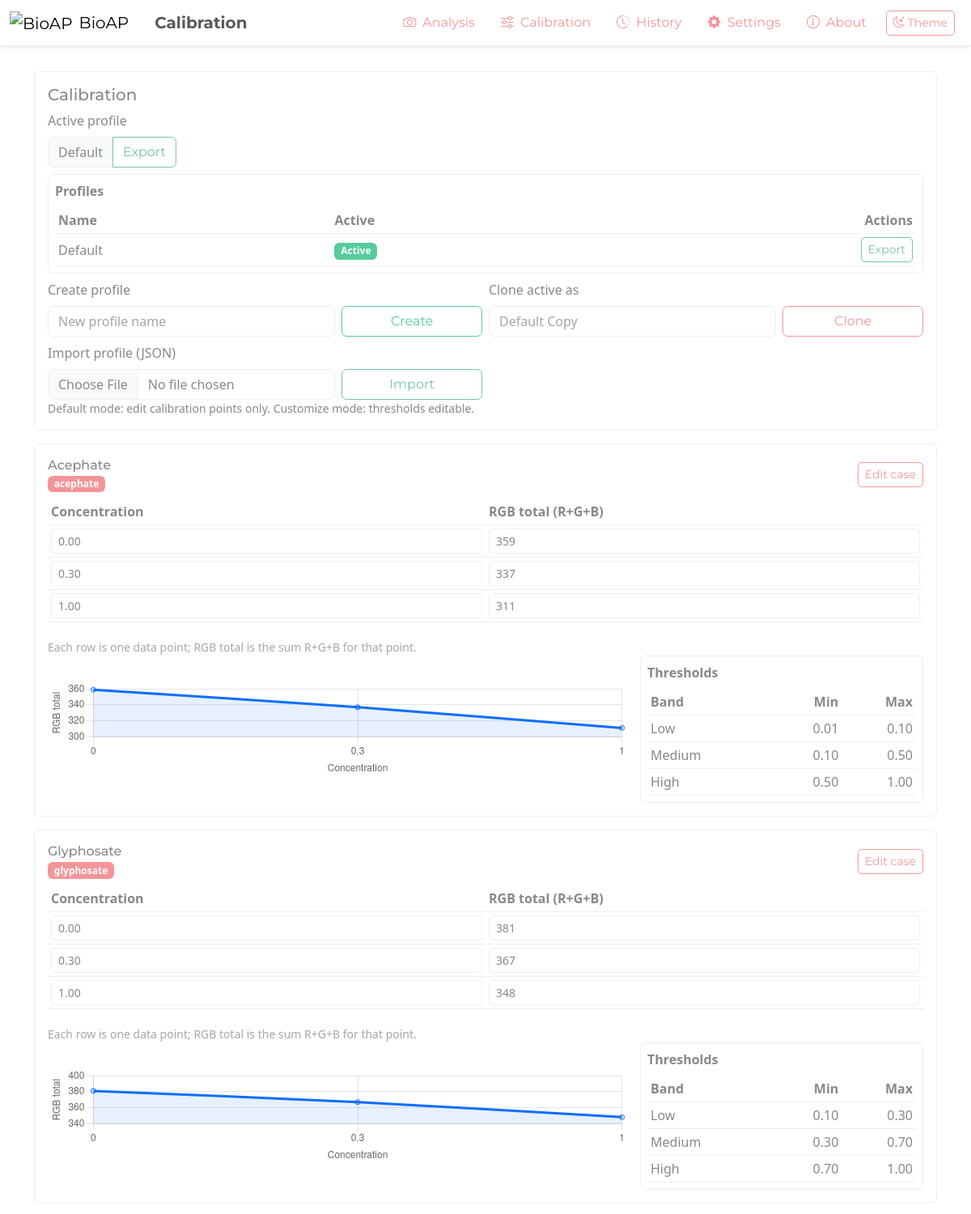
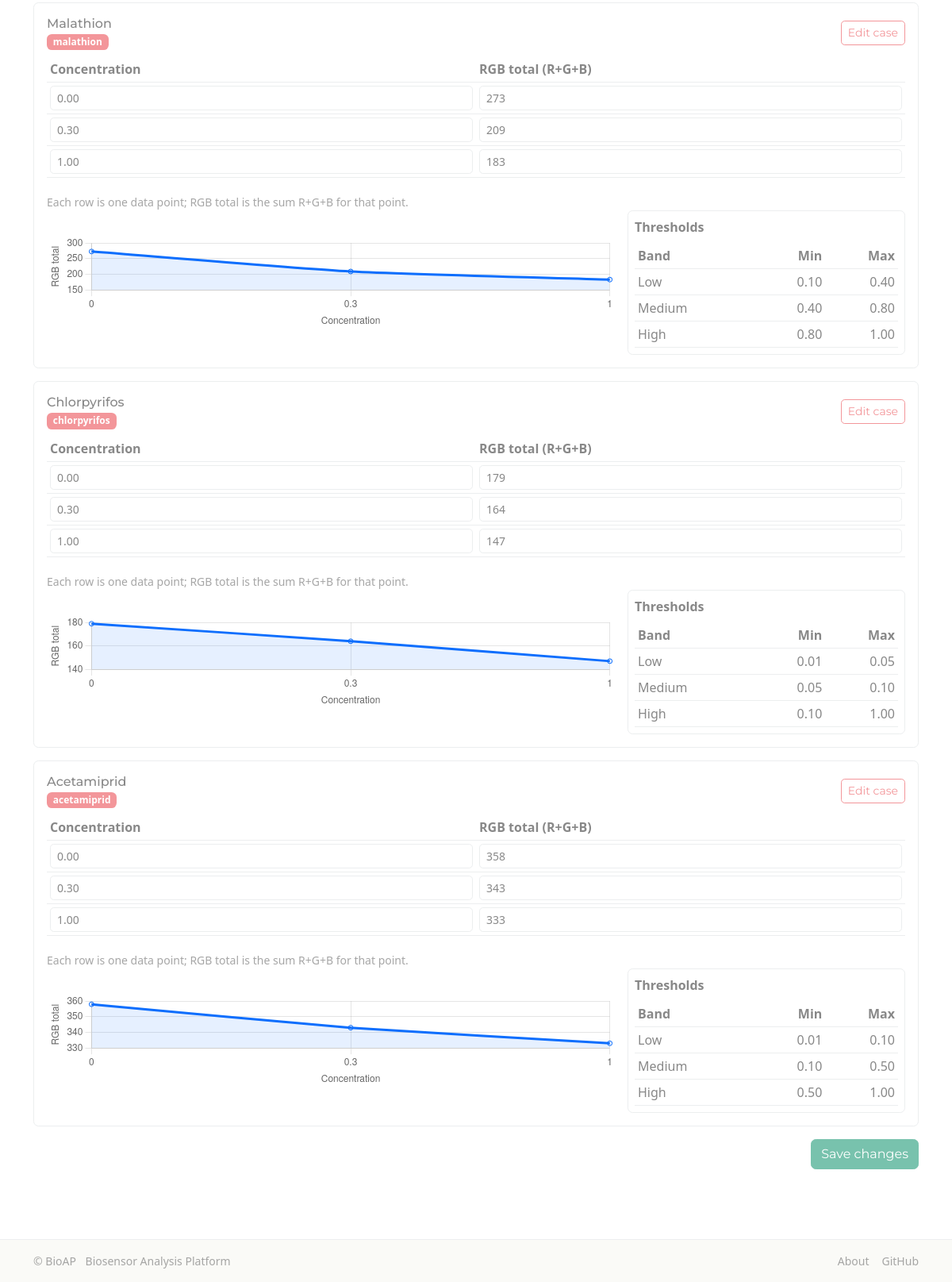
Page /calibration on the committed database (2 pictures, top to bottom).
### app/models/profile.py (models this page shows)
class CalibrationProfile(db.Model):
    __tablename__ = 'calibration_profile'
    id = db.Column(db.Integer, primary_key=True)
    name = db.Column(db.String(100), unique=True, nullable=False)
    created_at = db.Column(db.DateTime, default=datetime.utcnow, nullable=False)
    is_active = db.Column(db.Boolean, default=False, nullable=False)

class Pesticide(db.Model):
    __tablename__ = 'pesticide'
    id = db.Column(db.Integer, primary_key=True)
    profile_id = db.Column(db.Integer, db.ForeignKey('calibration_profile.id'), nullable=False)
    key = db.Column(db.String(50), nullable=False)
    display_name = db.Column(db.String(100), nullable=False)
    order_index = db.Column(db.Integer, default=0, nullable=False)
    active = db.Column(db.Boolean, default=True, nullable=False)
    profile = db.relationship('CalibrationProfile', backref=db.backref('pesticides', lazy=True, cascade="all, delete-orphan"))

class CalibrationPoint(db.Model):
    __tablename__ = 'calibration_point'
    id = db.Column(db.Integer, primary_key=True)
    pesticide_id = db.Column(db.Integer, db.ForeignKey('pesticide.id'), nullable=False)
    seq_index = db.Column(db.Integer, default=0, nullable=False)
    concentration = db.Column(db.Float, nullable=False)
    rgb_sum = db.Column(db.Integer, nullable=False)
    pesticide = db.relationship('Pesticide', backref=db.backref('calibration_points', lazy=True, cascade="all, delete-orphan"))

class ThresholdBand(db.Model):
    __tablename__ = 'threshold_band'
    id = db.Column(db.Integer, primary_key=True)
    pesticide_id = db.Column(db.Integer, db.ForeignKey('pesticide.id'), nullable=False)
    band = db.Column(db.String(20), nullable=False)  # 'low' | 'medium' | 'high'
    min_value = db.Column(db.Float, nullable=False)
    max_value = db.Column(db.Float, nullable=False)
    pesticide = db.relationship('Pesticide', backref=db.backref('threshold_bands', lazy=True, cascade="all, delete-orphan"))

### app/routes/calibration_routes.py (the view)
@bp.route('/calibration')
def calibration():
    profile = get_active_profile()
    pesticides = []
    all_profiles = CalibrationProfile.query.order_by(CalibrationProfile.created_at.asc()).all()
    profile_case_counts = {p.id: Pesticide.query.filter_by(profile_id=p.id).count() for p in all_profiles}
    if profile:
        q = Pesticide.query.filter_by(profile_id=profile.id, active=True).order_by(Pesticide.order_index.asc()).all()
        for p in q:
            pts = sorted(p.calibration_points, key=lambda cp: cp.seq_index)
            bands = {b.band: {"min": b.min_value, "max": b.max_value} for b in p.threshold_bands}
            pesticides.append({
                "id": p.id,
                "key": p.key,
                "display_name": p.display_name,
                "points": [{"concentration": cp.concentration, "rgb_sum": cp.rgb_sum, "seq_index": cp.seq_index, "id": cp.id} for cp in pts],
                "thresholds": bands
            })
    is_customize = (get_app_mode() == 'customize')
    return render_template('calibration.html', title="Calibration", profile=profile, pesticides=pesticides, is_customize=is_customize, all_profiles=all_profiles, profile_case_counts=profile_case_counts)

### app/services/profile_service.py (called while the page is built)
def get_active_profile():
    prof = CalibrationProfile.query.filter_by(is_active=True).first()
    if not prof:
        prof = CalibrationProfile.query.first()
    return prof

### templates/calibration.html (shortened to what this page needs)
{% extends 'base.html' %}
{% block content %}
  <div class="card mb-3">
    <div class="card-body">
      <h5 class="card-title mb-2">Calibration</h5>
      {% if not profile %}
        <div class="alert alert-warning mb-0">No active profile found.</div>
      {% else %}
        <div class="row g-2 align-items-end">
          <div class="col-12 col-lg-6">
            <label class="form-label">Active profile</label>
            <div class="input-group">
              <span class="input-group-text">{{ profile.name }}</span>
              <a href="{{ url_for('profiles.profiles_export', profile_id=profile.id) }}" class="btn btn-outline-primary">Export</a>
            </div>
          </div>
          <div class="col-12">
            <div class="border rounded p-2">
              <div class="fw-semibold mb-2">Profiles</div>
              <div class="table-responsive">
                <table class="table table-sm align-middle mb-0">
                  <thead>
                    <tr>
                      <th>Name</th>
                      <th>Active</th>
                      <th class="text-end">Actions</th>
                    </tr>
                  </thead>
                  <tbody>
                    {% for p in all_profiles %}
                    <tr>
                      <td>{{ p.name }}</td>
                      <td>
                        {% if p.is_active %}
                          <span class="badge bg-success">Active</span>
                        {% else %}
                          <span class="badge bg-secondary">Inactive</span>
                        {% endif %}
                      </td>
                      <td class="text-end">
                        <a class="btn btn-sm btn-outline-primary" href="{{ url_for('profiles.profiles_export', profile_id=p.id) }}">Export</a>
                      </td>
                    </tr>
                    {% endfor %}
                  </tbody>
                </table>
              </div>
            </div>
          </div>
          <div class="col-12 col-lg-6">
            <form class="row g-2" method="post" action="{{ url_for('profiles.profiles_create') }}">
              <div class="col-8">
                <label class="form-label">Create profile</label>
                <input type="text" name="name" class="form-control" placeholder="New profile name" required>
              </div>
              <div class="col-4 d-grid">
                <button type="submit" class="btn btn-outline-success">Create</button>
              </div>
            </form>
          </div>
          <div class="col-12 col-lg-6">
            <form class="row g-2" method="post" action="{{ url_for('profiles.profiles_clone', profile_id=profile.id) }}">
              <div class="col-8">
                <label class="form-label">Clone active as</label>
                <input type="text" name="name" class="form-control" placeholder="{{ profile.name }} Copy">
              </div>
              <div class="col-4 d-grid">
                <button type="submit" class="btn btn-outline-secondary">Clone</button>
              </div>
            </form>
          </div>
          <div class="col-12 col-lg-6">
            <form class="row g-2" method="post" action="{{ url_for('profiles.profiles_import') }}" enctype="multipart/form-data">
              <div class="col-8">
                <label class="form-label">Import profile (JSON)</label>
                <input type="file" name="file" class="form-control" accept="application/json" required>
              </div>
              <div class="col-4 d-grid">
                <button type="submit" class="btn btn-outline-primary">Import</button>
              </div>
            </form>
          </div>
        </div>
      {% endif %}
      <p class="small mb-0">Default mode: edit calibration points only. Customize mode: thresholds editable.</p>
    </div>
  </div>
  {% if pesticides and pesticides|length > 0 %}
  <form method="post" action="{{ url_for('calibration.calibration_save') }}">
    {% for pest in pesticides %}
      <div class="card mb-3">
        <div class="card-body">
          <div class="d-flex justify-content-between align-items-center mb-2">
            <div>
              <h6 class="mb-0">{{ pest.display_name }}</h6>
              <span class="badge bg-secondary">{{ pest.key }}</span>
            </div>
            <a class="btn btn-sm btn-outline-secondary" href="{{ url_for('profiles.calibration_case_edit', profile_id=profile.id, pesticide_id=pest.id) }}">Edit case</a>
          </div>
          <div class="table-responsive">
            <table class="table table-sm align-middle">
              <thead>
                <tr>
                  <th style="width: 160px;">Concentration</th>
                  <th style="width: 160px;">RGB total (R+G+B)</th>
                </tr>
              </thead>
              <tbody>
                {% for row in pest.points %}
                <tr>
                  <td>
                    <input type="number" step="0.01" class="form-control form-control-sm"
                           name="concentration-{{ pest.id }}-{{ loop.index0 }}"
                           value="{{ '%.2f'|format(row.concentration) }}" required>
                  </td>
                  <td>
                    <input type="number" step="1" class="form-control form-control-sm"
                           name="rgb-{{ pest.id }}-{{ loop.index0 }}"
                           value="{{ row.rgb_sum }}" required>
                  </td>
                </tr>
                {% endfor %}
              </tbody>
            </table>
          </div>
          <div class="form-text">Each row is one data point; RGB total is the sum R+G+B for that point.</div>
          <div class="row g-3 align-items-center">
            <div class="col-12 col-lg-8">
              <canvas id="chart-{{ pest.id }}" height="120"></canvas>
            </div>
            <div class="col-12 col-lg-4">
              <div class="border rounded p-2">
                <div class="fw-semibold mb-2">Thresholds</div>
                {% if is_customize %}
                  <div class="row g-2">
                    {% for band in ['low','medium','high'] %}
                      <div class="col-12">
                        <div class="input-group input-group-sm">
                          <span class="input-group-text text-capitalize" style="width: 90px;">{{ band }}</span>
                          <span class="input-group-text" style="width: 50px;">Min</span>
                          <input type="number" step="0.01" class="form-control"
                                 name="thresh-{{ band }}-min-{{ pest.id }}"
                                 value="{{ pest.thresholds.get(band).min if pest.thresholds.get(band) else '' }}">
                          <span class="input-group-text" style="width: 50px;">Max</span>
                          <input type="number" step="0.01" class="form-control"
                                 name="thresh-{{ band }}-max-{{ pest.id }}"
                                 value="{{ pest.thresholds.get(band).max if pest.thresholds.get(band) else '' }}">
                        </div>
                      </div>
                    {% endfor %}
                  </div>
                {% else %}
                  {% if pest.thresholds %}
                    <div class="table-responsive">
                      <table class="table table-sm mb-0">
                        <thead>
                          <tr>
                            <th>Band</th>
                            <th class="text-end">Min</th>
                            <th class="text-end">Max</th>
                          </tr>
                        </thead>
                        <tbody>
                          {% for band in ['low','medium','high'] %}
                            {% if pest.thresholds.get(band) %}
                            <tr>
                              <td class="text-capitalize">{{ band }}</td>
                              <td class="text-end">{{ '%.2f'|format(pest.thresholds[band].min) }}</td>
                              <td class="text-end">{{ '%.2f'|format(pest.thresholds[band].max) }}</td>
                            </tr>
                            {% endif %}
                          {% endfor %}
                        </tbody>
                      </table>
                    </div>
                  {% else %}
                    <div class="text-muted small">No thresholds configured.</div>
                  {% endif %}
                {% endif %}
              </div>
            </div>
          </div>
        </div>
      </div>
    {% endfor %}
    <div class="d-flex justify-content-end">
      <button type="submit" class="btn btn-primary">Save changes</button>
    </div>
  </form>
  {% endif %}
  <script>
    (function() {
      const raw = document.getElementById('pesticides-data');
      const pesticides = JSON.parse((raw && raw.textContent) || '[]');
      pesticides.forEach(p => {
        const el = document.getElementById('chart-' + p.id);
        if (!el) return;
        const points = (p.points || []).slice().sort((a,b) => a.concentration - b.concentration);
        const labels = points.map(pt => pt.concentration);
        const data = points.map(pt => pt.rgb_sum);
        new Chart(el.getContext('2d'), {
          type: 'line',
          data: {
            labels,
            datasets: [{
              label: p.display_name + ' RGB vs Concentration',
              data,
              borderColor: '#0d6efd',
              backgroundColor: 'rgba(13,110,253,0.1)',
              fill: true,
              pointRadius: 3,
              tension: 0.2
            }]
          },
          options: {
            responsive: true,
            maintainAspectRatio: false,
            scales: {
              x: {
                title: { display: true, text: 'Concentration' }
              },
              y: {
                title: { display: true, text: 'RGB total' }
              }
            },
            plugins: {
              legend: { display: false },
              tooltip: { mode: 'index', intersect: false }
            }
          }
        });
      });
    })();
  </script>
{% endblock %}

### static/css/theme.css (style rules this page uses)
:root { --ag-surface: #FFFFFF; --ag-surface-subtle: #FAFAF7; --ag-navbar-bg: #FFFFFF; --ag-navbar-border: var(--bs-border-color); }
:root { --pg-bottom-space: 4rem; }
.card { background-color: var(--ag-surface); border-color: var(--bs-border-color); }
.table { --bs-table-bg: transparent; --bs-table-color: inherit; --bs-table-border-color: var(--bs-border-color); }

### templates/base.html (style rules this page uses)
body { background-color: var(--bs-body-bg); color: var(--bs-body-color); padding-top: 64px; }

### rows in the picture
CalibrationProfile: name "Default", is_active "Active", name "Default Copy"
Pesticide: display_name "Acephate", key "acephate", band "Low" "Medium" "High"
CalibrationPoint: concentration "0.00", rgb_sum "359"
CalibrationPoint: concentration "0.30", rgb_sum "337"
CalibrationPoint: concentration "1.00", rgb_sum "311"
ThresholdBand: min_value "0.01", max_value "0.10"
ThresholdBand: min_value "0.10", max_value "0.50"
ThresholdBand: min_value "0.50", max_value "1.00"
Pesticide: display_name "Glyphosate", key "glyphosate", band "Low" "Medium" "High"
CalibrationPoint: concentration "0.00", rgb_sum "381"
CalibrationPoint: concentration "0.30", rgb_sum "367"
CalibrationPoint: concentration "1.00", rgb_sum "348"
ThresholdBand: min_value "0.10", max_value "0.30"
ThresholdBand: min_value "0.30", max_value "0.70"
ThresholdBand: min_value "0.70", max_value "1.00"
Pesticide: display_name "Malathion", key "malathion", band "Low" "Medium" "High"
CalibrationPoint: concentration "0.00", rgb_sum "273"
CalibrationPoint: concentration "0.30", rgb_sum "209"
CalibrationPoint: concentration "1.00", rgb_sum "183"
ThresholdBand: min_value "0.10", max_value "0.40"
ThresholdBand: min_value "0.40", max_value "0.80"
ThresholdBand: min_value "0.80", max_value "1.00"
Pesticide: display_name "Chlorpyrifos", key "chlorpyrifos", band "Low" "Medium" "High"
CalibrationPoint: concentration "0.00", rgb_sum "179"
CalibrationPoint: concentration "0.30", rgb_sum "164"
CalibrationPoint: concentration "1.00", rgb_sum "147"
ThresholdBand: min_value "0.01", max_value "0.05"
ThresholdBand: min_value "0.05", max_value "0.10"
ThresholdBand: min_value "0.10", max_value "1.00"
Pesticide: display_name "Acetamiprid", key "acetamiprid", band "Low" "Medium" "High"
CalibrationPoint: concentration "0.00", rgb_sum "358"
CalibrationPoint: concentration "0.30", rgb_sum "343"
CalibrationPoint: concentration "1.00", rgb_sum "333"
ThresholdBand: min_value "0.01", max_value "0.10"
ThresholdBand: min_value "0.10", max_value "0.50"
ThresholdBand: min_value "0.50", max_value "1.00"

### other values in the picture
{{ page_title }} "Calibration"
